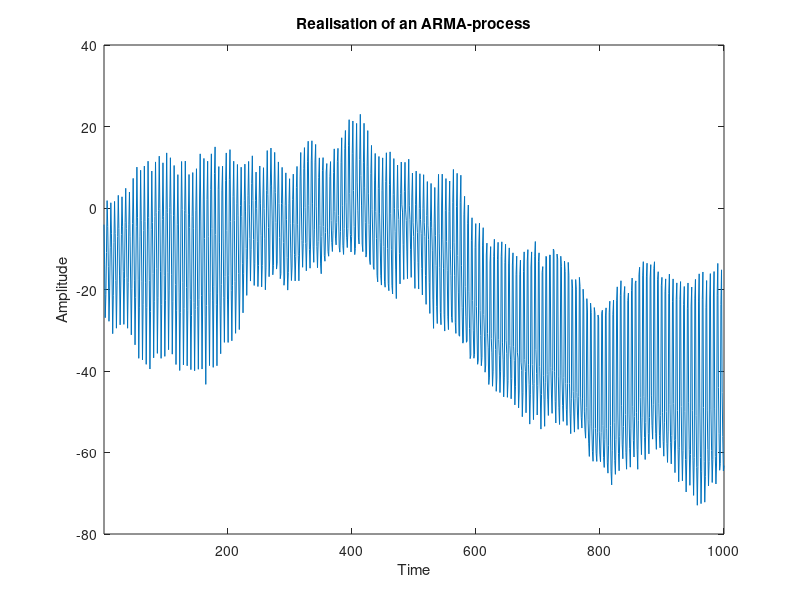

Write MATLAB code to recreate this figure. (Note: this script raises an error after producing the figure.)
%
% Time series analysis
% Lund University
%
% Example code 24: Form a k-step prediction of an ARMA process with unknown
% parameters using the Kalman filter (see also example 8.12). 
% 
% Note: This is an IMPORTANT example!
%
% Reference: 
%   "An Introduction to Time Series Modeling", 4th ed, by Andreas Jakobsson
%   Studentlitteratur, 2021
%
clear; clc;
close all;
addpath('../functions', '../data')              % Add this line to update the path

% Simulate a process.
rng(1)                                          % Set the seed (just done for the lecture!)
extraN = 100;
N  = 1000;
A0 = conv([1 zeros(1,5) -1],[ 1 -0.7 ]);        % Try changing the polynomials - but note that you need to change the C vector then!
C0 = [1 0.5 0 -0.2];                            
e  = randn( N+extraN, 1 );
y  = filter( C0, A0, e );   y = y(extraN+1:end);    e = e(extraN+1:end);

% Plot realisation.
figure
plot(y)
title( 'Realisation of an ARMA-process' )
ylabel('Amplitude')
xlabel('Time')
xlim([1 N])


%% Estimate the unknown parameters using a Kalman filter and form the k-step prediction.
k  = 3;                                         % k-step prediction.
p0 = 3;                                         % Number of unknowns in the A polynomial (note: this is only the non-zero parameters!).
q0 = 2;                                         % Number of unknowns in the C polynomial (note: this is only the non-zero parameters!).

A     = eye(p0+q0);
Rw    = 1;                                      % Measurement noise covariance matrix, R_w. Note that Rw has the same dimension as Ry.
Re    = 1e-6*eye(p0+q0);                        % System noise covariance matrix, R_e. Note that Re has the same dimension as Rx_t1.
Rx_t1 = eye(p0+q0);                             % Initial covariance matrix, R_{1|0}^{x,x}
Rx_k  = Rx_t1;
h_et  = zeros(N,1);                             % Estimated one-step prediction error.
xt    = zeros(p0+q0,N-k);                       % Estimated states. Intial state, x_{1|0} = 0.
yhat  = zeros(N-k,1);                           % Estimated output.
yhatk = zeros(N-k,1);                           % Estimated k-step prediction.
xStd  = zeros(p0+q0,N-k);                       % Stores one std for the one-step prediction.
xStdk = zeros(p0+q0,N-k);                       % Stores one std for the k-step prediction.
for t=8:N-k                                     % We use t-7, so start at t=8. As we form a k-step prediction, end the loop at N-k.
    % Update the predicted state and the time-varying state vector.
    x_t1 = A*xt(:,t-1);                         % x_{t|t-1} = A x_{t-1|t-1}
    C    = [ -y(t-1) -y(t-6) -y(t-7) h_et(t-1) h_et(t-3) ];     % C_{t|t-1}
    
    % Update the parameter estimates.
    Ry = C*Rx_t1*C' + Rw;                       % R_{t|t-1}^{y,y} = C R_{t|t-1}^{x,x} + Rw
    Kt = Rx_t1*C'/Ry;                           % K_t = R^{x,x}_{t|t-1} C^T inv( R_{t|t-1}^{y,y} )
    yhat(t) = C*x_t1;                           % One-step prediction, \hat{y}_{t|t-1}.
    h_et(t) = y(t)-yhat(t);                     % One-step prediction error, \hat{e}_t = y_t - \hat{y}_{t|t-1}
    xt(:,t) = x_t1 + Kt*( h_et(t) );            % x_{t|t}= x_{t|t-1} + K_t ( y_t - Cx_{t|t-1} ) 

    % Update the covariance matrix estimates.
    Rx_t  = Rx_t1 - Kt*Ry*Kt';                  % R^{x,x}_{t|t} = R^{x,x}_{t|t-1} - K_t R_{t|t-1}^{y,y} K_t^T
    Rx_t1 = A*Rx_t*A' + Re;                     % R^{x,x}_{t+1|t} = A R^{x,x}_{t|t} A^T + Re

    % Form the k-step prediction by first constructing the future C vector
    % and the one-step prediction. Note that this is not yhat(t) above, as
    % this is \hat{y}_{t|t-1}.
    Ck = [ -y(t) -y(t-5) -y(t-6) h_et(t) h_et(t-2) ];           % C_{t+1|t}
    yk = Ck*xt(:,t);                            % \hat{y}_{t+1|t} = C_{t+1|t} A x_{t|t}

    % Note that the k-step predictions is formed using the k-1, k-2, ...
    % predictions, with the predicted future noises being set to zero. If
    % the ARMA has a higher order AR part, one needs to keep track of each
    % of the earlier predicted values.
    Rx_k = Rx_t1;
    for k0=2:k
        Ck = [ -yk -y(t-6+k0) -y(t-7+k0) h_et(t+k0-1) h_et(t+k0-3) ]; % C_{t+k|t}
        yk = Ck*A^k*xt(:,t);                    % \hat{y}_{t+k|t} = C_{t+k|t} A^k x_{t|t}
        Rx_k = A*Rx_k*A' + Re;                  % R_{t+k+1|t}^{x,x} = A R_{t+k|t}^{x,x} A^T + Re  
    end
    yhatk(t+k) = yk;                            % Note that this should be stored at t+k.

    % Estimate a one std confidence interval of the estimated parameters.
    xStd(:,t) = sqrt( diag(Rx_t) );             % This is one std for each of the parameters for the one-step prediction.
    xStdk(:,t) = sqrt( diag(Rx_k) );            % This is one std for each of the parameters for the k-step prediction.
end


%% Examine the estimated parameters.
% If you examine the confidence interval for the k-step prediction, you
% will find that this is very close to the one-step prediction for these
% settings (use xStdk). Why is that?
trueParams = [A0(2) A0(7) A0(8) C0(2) C0(4)];   % These are the true parameters we seek.
figure
plotWithConf( (1:N-k), xt', xStd', trueParams );
title(sprintf('Estimated parameters, with Re = %7.6f and Rw = %4.3f', Re(1,1), Rw(1,1)))
xlabel('Time')
ylim([-1.5 1.5])
fprintf('The final values of the estimated parameters are:\n')
for k0=1:length(trueParams)
    fprintf('  True value: %5.2f, estimated value: %5.2f (+/- %5.4f).\n', trueParams(k0), xt(k0,end), xStd(k0,end) )
end 


%% Show the one-step prediction. 
figure
plot( [y(1:N-k) yhat] )
title('One-step prediction using the Kalman filter')
xlabel('Time')
legend('Realisation', 'Kalman estimate', 'Location','SW')
e1 = y(200:N-k)-yhat(200:end);                   % Ignore the initial values to let the filter converge first.
plotACFnPACF( e1, 40, 'One-step prediction using the Kalman filter');
fprintf('Examining the one-step residual.\n')
checkIfWhite( e1 );


%% Show the k-step prediction. 
figure
plot( [y yhatk] )
title( sprintf('%i-step prediction using the Kalman filter', k) )
xlabel('Time')
legend('Realisation', 'Kalman estimate', 'Location','SW')
xlim([1 N-k])


%% Examine k-step prediction residual.
ek = y(N-200:N-k)-yhatk(N-200:N-k);             % Ignore the initial values to let the filter converge first.
plotACFnPACF( ek, 40, sprintf('%i-step prediction using the Kalman filter', k)  );

fprintf('  The variance of original signal is                %5.2f.\n', var(y)')
fprintf('  The variance of the 1-step prediction residual is %5.2f.\n', var(e1)')
fprintf('  The variance of the %i-step prediction residual is %5.2f.\n', k, var(ek)')
